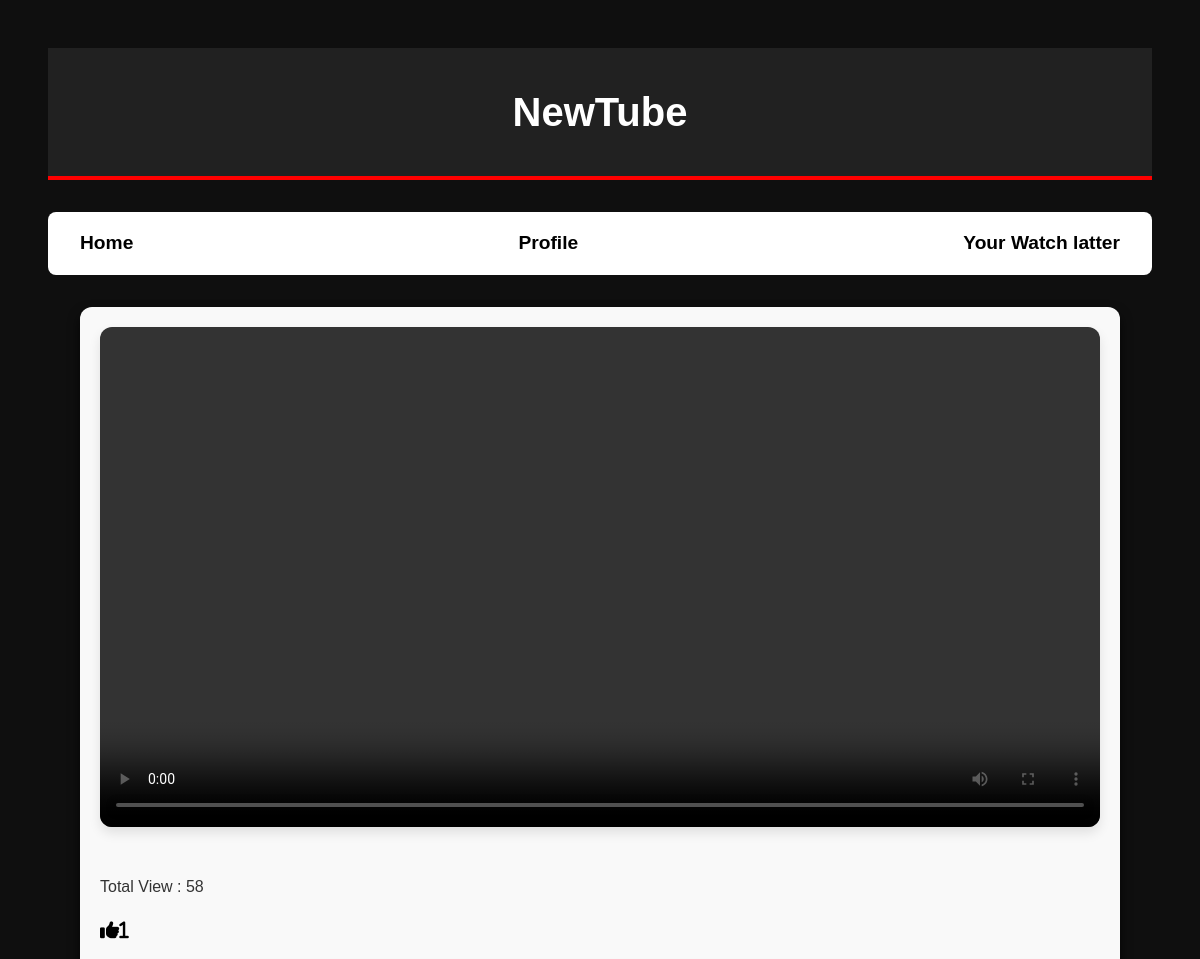
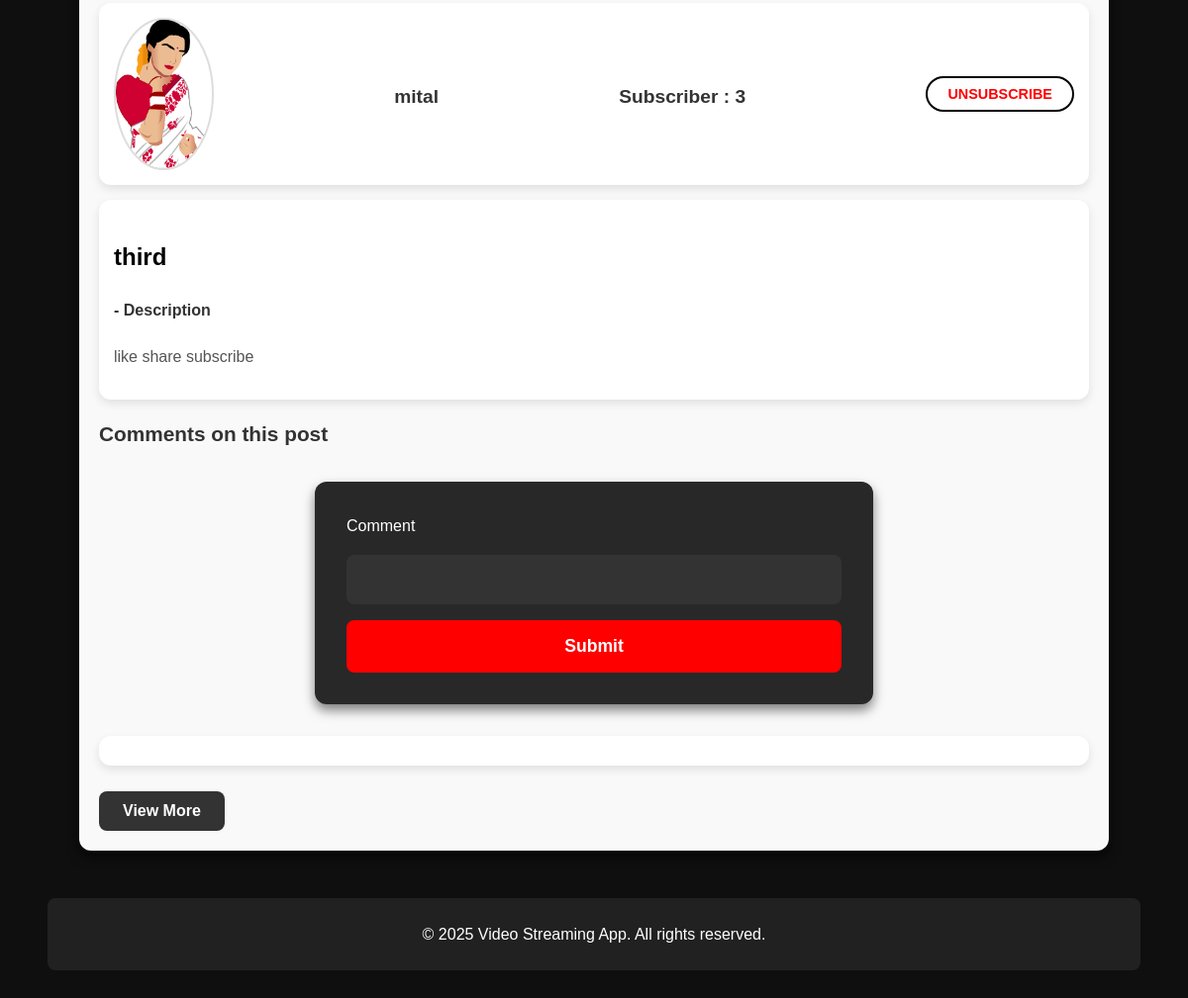
/video_details/3 (signed in), run on the app's committed database (2 pictures, top to bottom).
### video_app/models.py (models this page shows, shortened)
class Video(models.Model):
    user = models.ForeignKey(User, on_delete=models.CASCADE,blank=True,null=True)
    title = models.CharField(max_length=255)
    description = models.TextField()
    file = models.FileField(upload_to='videos/')
    thumbnail = models.ImageField(upload_to='thumbnails/')
    uploaded_at = models.DateTimeField(auto_now_add=True)
    like=models.IntegerField(default=0,blank=True,null=True)
    view=models.IntegerField(default=0,blank=True,null=True)
    category=models.ForeignKey(category,on_delete=models.CASCADE,blank=True,null=True)

class User(models.Model):
    photo=models.ImageField(upload_to='dp',blank=True,null=True)
    username = models.CharField(max_length=150, unique=True)
    email = models.EmailField(unique=True)
    password = models.CharField(max_length=128)
    otp=models.IntegerField(blank=True,null=True)
    def __str__(self):
        return self.username

### video_app/views.py (the view)
# urls.py: path('video_details/<int:id>', video_details, name='video_details'),
def video_details(request, id):
    v = get_object_or_404(Video, id=id)
    channle = v.user
    user = User.objects.get(email=request.session['email'])
    vi = LikeDislike.objects.filter(user=user, video=v).exists()
    v.view += 1
    v.save()
    l = LikeDislike.objects.filter(user=user, video=v)
    c = Comment.objects.filter(video=v).order_by('-created_at')[:10]
    j = Subscription.objects.filter(subscriber=user, channle=channle).exists()
    b = Subscription.objects.filter(subscriber=user).count()
    context = {
        'v': v, 'c': c, 'vi': vi, 'j': j, 'b': b, 'l': l
    }
    if request.method == 'POST':
        comment = request.POST['comment']
        rid = User.objects.get(email=request.session.get('email'))
        Comment.objects.create(user=rid, video=v, content=comment)
        return HttpResponseRedirect(reverse('video_details', args=[id]))
    return render(request, 'video_details.html', context)

### video_app/templates/video_details.html (shortened to what this page needs)
<!DOCTYPE html>
<html lang="en">
<head>
    <link rel="stylesheet" href="https://cdnjs.cloudflare.com/ajax/libs/font-awesome/6.7.2/css/all.min.css"
 />
</head>
<body>
    <header>NewTube</header>
    <nav class="navbar" >
        <a href="/" >Home</a>
        <a href="{% url 'profile' %}">Profile</a>
        <a href="{% url 'show_watch_letter' %}">Your Watch latter</a>
    </nav>
    <section class="video-container">
        <video class="video-player" controls autoplay>
            <source src="{{ v.file.url }}" type="video/mp4">
        </video>
        <p>Total View : {{v.view}}</p>
        <div class="likedislike">
            <a href="{% url 'like_video' v.id %}">
                {% if l %}
                    <i class="fa-solid fa-thumbs-up" style="color: red;">{{ v.like }}</i>
                {% else %}
                    <i class="fa-solid fa-thumbs-up" style="color: black;">{{ v.like }}</i>
                {% endif %}
            </a>
        </div>
        <div class="box" style="display: flex;justify-content: space-between;max-width: 100%;">
            <img class="dp" src="{{v.user.photo.url}}" alt="dp">
            <h2>{{v.user}}</h2>
            <h2>Subscriber : {{b}}</h2>
            {% if j %}
           <a href="{% url 'subscriber_channle' v.id %}"
                    style="color:red;background-color: white;"> <button style="color:red;background-color: white;border:2px solid black">UNSUBSCRIBE</button></a>
            {%else%}
            <a href="{% url 'subscriber_channle' v.id %}"><button>SUBSCRIBE</button></a>
            {% endif %}
        </div>
        <div class="video-info">
            <h3 style="color:black">{{v.title}}</h3>
            <h4>- Description</h4>
            <p>{{ v.description }}</p>
        </div>
        <h2>Comments on this post</h2>
        <div>
            <form action="" method="POST">
               <span style="color:white"> Comment </span><input type="text" name="comment">
                <input type="submit">
            </form>
            <div>
                <div id="commentContainer" style="max-height: 100px; overflow: hidden;">
                </div>
                <button id="viewMoreBtn" onclick="toggleComments()">View More</button>
            </div>
        </div>
    </section>
    <footer>
        &copy; 2025 Video Streaming App. All rights reserved.
    </footer>
</body>
</html>

### video_app/templates/video_details.html (style rules this page uses)
body { font-family: 'Arial', sans-serif; background-color: #0f0f0f; color: #fff; padding: 40px; line-height: 1.6; }
header { background: #212121; color: #fff; padding: 2rem; text-align: center; font-size: 2.5rem; font-weight: bold; border-bottom: 4px solid #ff0000; margin-bottom: 2rem; }
.navbar { display: flex; justify-content: space-between; align-items: center; background: white; padding: 1rem 2rem; margin-bottom: 2rem; border-radius: 8px; }
.navbar a { text-decoration: none; color: black; font-weight: bold; font-size: 1.2rem; }
.video-container { max-width: 1000px; margin: 0 auto; padding: 2rem; background: #181818; border-radius: 12px; box-shadow: 0 6px 12px rgba(0, 0, 0, 0.7); }
video { width: 100%; border-radius: 8px; margin-bottom: 1.5rem; }
.video-info h3 { font-size: 2rem; color: #fff; margin-bottom: 1rem; }
.video-info p { font-size: 1.1rem; color: #bbb; }
.likedislike { margin-top: 1.5rem; }
.likedislike a { font-size: 1.5rem; color: #fff; margin-right: 1rem; text-decoration: none; }
.likedislike i { margin-right: 0.5rem; }
#commentContainer { background: #282828; padding: 1.5rem; border-radius: 8px; margin-top: 2rem; max-height: 120px; overflow: hidden; }
#viewMoreBtn, #viewLessBtn { background: #333; color: #fff; padding: 0.7rem 1.5rem; border: none; border-radius: 8px; cursor: pointer; margin-top: 1rem; font-weight: bold; }
footer { background: #212121; color: white; text-align: center; padding: 1.5rem; margin-top: 3rem; border-radius: 8px; }
button { background: #ff0000; border: none; border-radius: 8px; padding: 0.8rem 2rem; font-size: 1.2rem; font-weight: bold; cursor: pointer; transition: transform 0.2s ease, background 0.3s ease; }
form { background: #282828; padding: 2rem; border-radius: 12px; display: flex; flex-direction: column; gap: 1rem; max-width: 500px; margin: 2rem auto; box-shadow: 0 6px 12px rgba(0, 0, 0, 0.5); }
form input[type="text"] { padding: 1rem; font-size: 1rem; border: none; border-radius: 8px; background: #333; color: #fff; outline: none; }
form input[type="submit"] { background: #ff0000; color: white; border: none; padding: 1rem; font-size: 1.1rem; font-weight: bold; border-radius: 8px; cursor: pointer; transition: background 0.3s ease, transform 0.2s ease; }
#commentContainer { max-height: 100px; overflow: hidden; padding: 1rem; background: #1e1e1e; border-radius: 8px; box-shadow: 0 4px 8px rgba(0, 0, 0, 0.6); color: #fff; font-family: Arial, sans-serif; }
.box { max-width: 100%; display: flex; flex-direction: row; margin: 8% 0; }
.box img { width: 10%; border-radius: 50%; height: auto; }
@media (min-width: 901px) { .box { justify-content: space-between; } }
@media (min-width: 901px) { .box img { width: 10%; } }
.video-container { padding: 20px; background-color: #f9f9f9; font-family: Arial, sans-serif; color: #333; }
.video-player { width: 100%; border-radius: 12px; box-shadow: 0 6px 12px rgba(0, 0, 0, 0.1); }
.video-info { background: #fff; padding: 15px; border-radius: 12px; margin-top: 15px; box-shadow: 0 4px 10px rgba(0, 0, 0, 0.1); }
.video-info h3 { font-size: 1.5rem; font-weight: bold; margin-bottom: 10px; }
.video-info p { font-size: 1rem; color: #555; }
.likedislike { display: flex; justify-content: start; gap: 20px; margin: 10px 0; }
.likedislike a { text-decoration: none; color: #555; font-size: 1.2rem; }
.likedislike i { margin-right: 5px; color: #cc0000; }
.box { display: flex; align-items: center; justify-content: space-between; background: #fff; padding: 15px; border-radius: 12px; margin: 15px 0; box-shadow: 0 4px 10px rgba(0, 0, 0, 0.1); }
.dp { width: 50px; height: 50px; border-radius: 50%; border: 2px solid #ddd; }
.box h2 { font-size: 1.2rem; color: #333; }
.box button { padding: 8px 20px; font-size: 0.9rem; font-weight: bold; color: white; background-color: #cc0000; border: none; border-radius: 20px; cursor: pointer; }
h2 { font-size: 1.3rem; margin-bottom: 10px; }
#commentContainer { background: #fff; padding: 15px; border-radius: 12px; margin-bottom: 10px; max-height: 100px; overflow: hidden; box-shadow: 0 4px 10px rgba(0, 0, 0, 0.1); }
button { padding: 10px 15px; font-size: 1rem; font-weight: bold; color: white; background-color: #cc0000; border: none; border-radius: 20px; cursor: pointer; }

### data on the page
Video: view "58", like "1", user.photo (picture), user "mital", title "third", description "like share subscribe"

### other printed values
{{ b }} "3"
